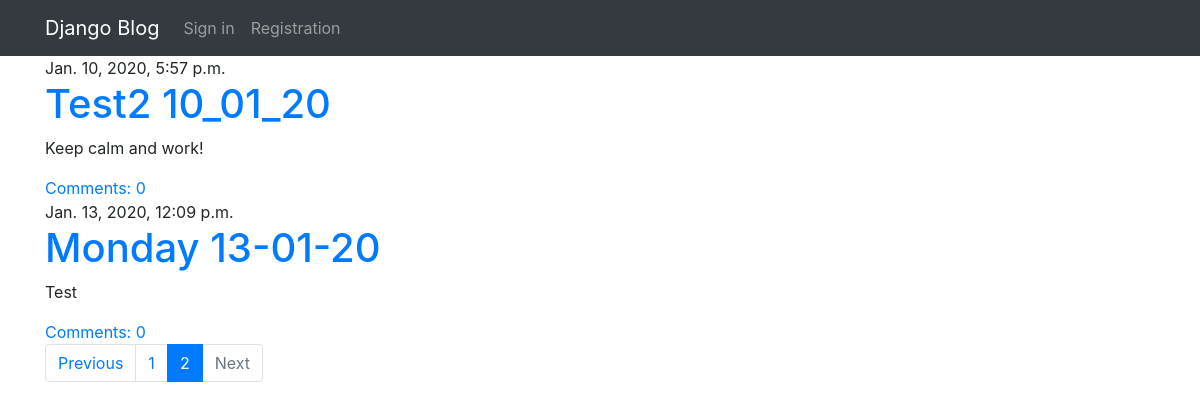
Page /?page=2 on the earlier database version.
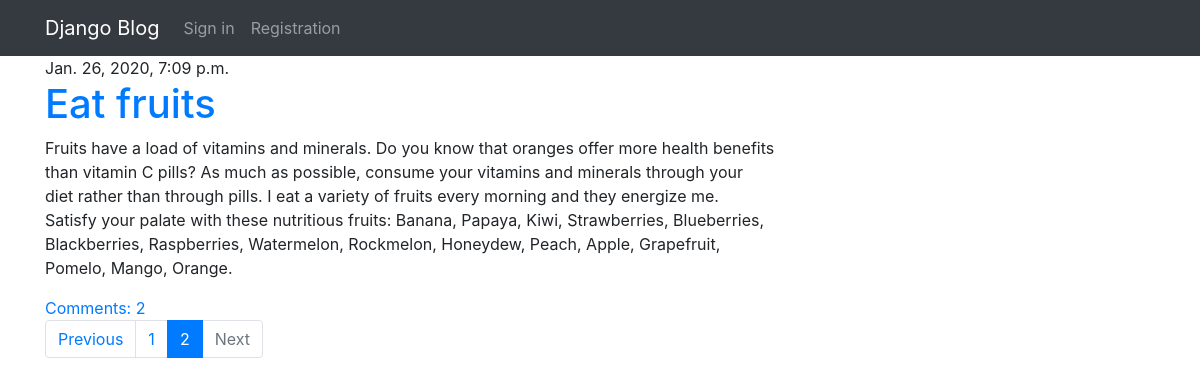
Same page on the later database version.
### blog/models.py (models this page shows, shortened)
class Post(models.Model):
    author = models.ForeignKey(settings.AUTH_USER_MODEL, on_delete=models.CASCADE)
    title = models.CharField(max_length=200)
    text = models.TextField()
    created_date = models.DateTimeField(default=timezone.now)
    published_date = models.DateTimeField(blank=True, null=True)

### blog/views.py (the view)
# urls.py: path('', views.post_list, name='post_list'),
def post_list(request):
    posts = Post.objects.filter(published_date__lte=timezone.now()).order_by('published_date')
    paginator = Paginator(posts, 3)  # Show 3 posts per page
    page = request.GET.get('page', 1)  # method get() returns the value by the key, but not raise exception (default is 1).
    posts = paginator.get_page(page)
    return render(request=request, template_name='blog/post_list.html', context={'posts': posts})

### blog/templates/blog/post_list.html
{% extends 'blog/base.html' %}
{% block content %}
    {% for post in posts %}
        <div class="post">
            <div class="date">
                {{ post.published_date }}
            </div>
            <h1><a href="{% url 'post_detail' pk=post.pk %}">{{ post.title }}</a></h1>
            <p>{{ post.text|linebreaksbr }}</p>
            <a href="{% url 'post_detail' pk=post.pk %}">Comments: {{ post.comments.count }}</a>
        </div>
    {% endfor %}
    {% if posts.paginator.count != 0 %}
		<nav aria-label="...">
		  <ul class="pagination">
		  	{% if posts.has_previous %}
			    <li class="page-item">
		      		<a class="page-link" href="?page={{ posts.previous_page_number }}" tabindex="-1">Previous</a>
			{% else %}
			    <li class="page-item disabled">
		      		<a class="page-link" href="#" tabindex="-1">Previous</a>
			{% endif %}
		    	</li>
			{% for page in posts.paginator.page_range %}
				{% if page == posts.number %}
				    <li class="page-item active"><a class="page-link" href="#">{{ page }}</a></li>
				{% else %}
				    <li class="page-item"><a class="page-link" href="?page={{ page }}">{{ page }}</a></li>
				{% endif %}
			{% endfor %}
		  	{% if posts.has_next %}
			    <li class="page-item">
		      		<a class="page-link" href="?page={{ posts.next_page_number }}">Next</a>
			{% else %}
			    <li class="page-item disabled">
		      		<a class="page-link" href="#">Next</a>
			{% endif %}
		    	</li>
		  </ul>
		</nav>
	{% endif %}
{% endblock content %}

### blog/templates/blog/base.html (shortened to what this page needs)
{% load static %}
<html>
  <head>
    <link rel="stylesheet" href="https://stackpath.bootstrapcdn.com/bootstrap/4.4.1/css/bootstrap.min.css">
    <link rel="stylesheet" type="text/css" href="/static/css/blog.css">
  </head>
  <body>
    <nav class="navbar navbar-expand-md navbar-dark bg-dark">
      <div class='container'>
        <a class="navbar-brand" href="/">Django Blog</a>
        <div class='collapse navbar-collapse' id='navbarCollapseLinks'>
            <ul class="navbar-nav">
              {% if user.is_authenticated %}
                <li class="nav-item">
                  <a class="nav-link " href="/logout">Logout</a>
                </li>
                <li class="nav-item">
                  <a class="nav-link" href="{% url 'post_new' %}">Add New Post</a>
                </li>
              {% else %}
                <li class="nav-item">
                  <a class="nav-link" href="/login">Sign in</a>
                </li>
                <li class="nav-item">
                  <a class="nav-link" href="/user_registration">Registration</a>
                </li>
              {% endif %}
            </ul>
        </div>
    </nav>
    <div class="content container">
      <div class="row">
        <div class="col-md-8">
          {% block content %}
          {% endblock %}
        </div>
      </div>
    </div>
  </body>
</html>

Differences in the rows shown:
removed Post: published_date "Jan. 10, 2020, 5:57 p.m.", title "Test2 10_01_20", text "Keep calm and work!", comments.count "0"
removed Post: published_date "Jan. 13, 2020, 12:09 p.m.", title "Monday 13-01-20", text "Test", comments.count "0"
added Post: published_date "Jan. 26, 2020, 7:09 p.m.", title "Eat fruits", text "Fruits have a load of vitamins and minerals. Do you know that oranges offer more health benefits than vitamin C pills? As much as possible, consume your vitamins and minerals through your diet rather than through pills. I eat a variety of fruits every morning and they energize me. Satisfy your palate with these nutritious fruits: Banana, Papaya, Kiwi, Strawberries, Blueberries, Blackberries, Raspberries, Watermelon, Rockmelon, Honeydew, Peach, Apple, Grapefruit, Pomelo, Mango, Orange.", comments.count "2"
